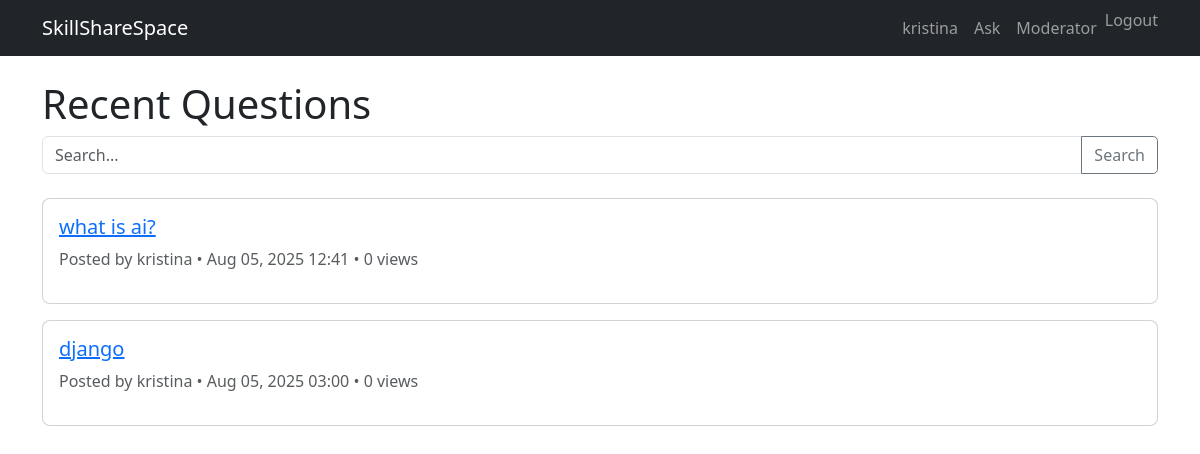
Before: / (signed in) with the older database file.
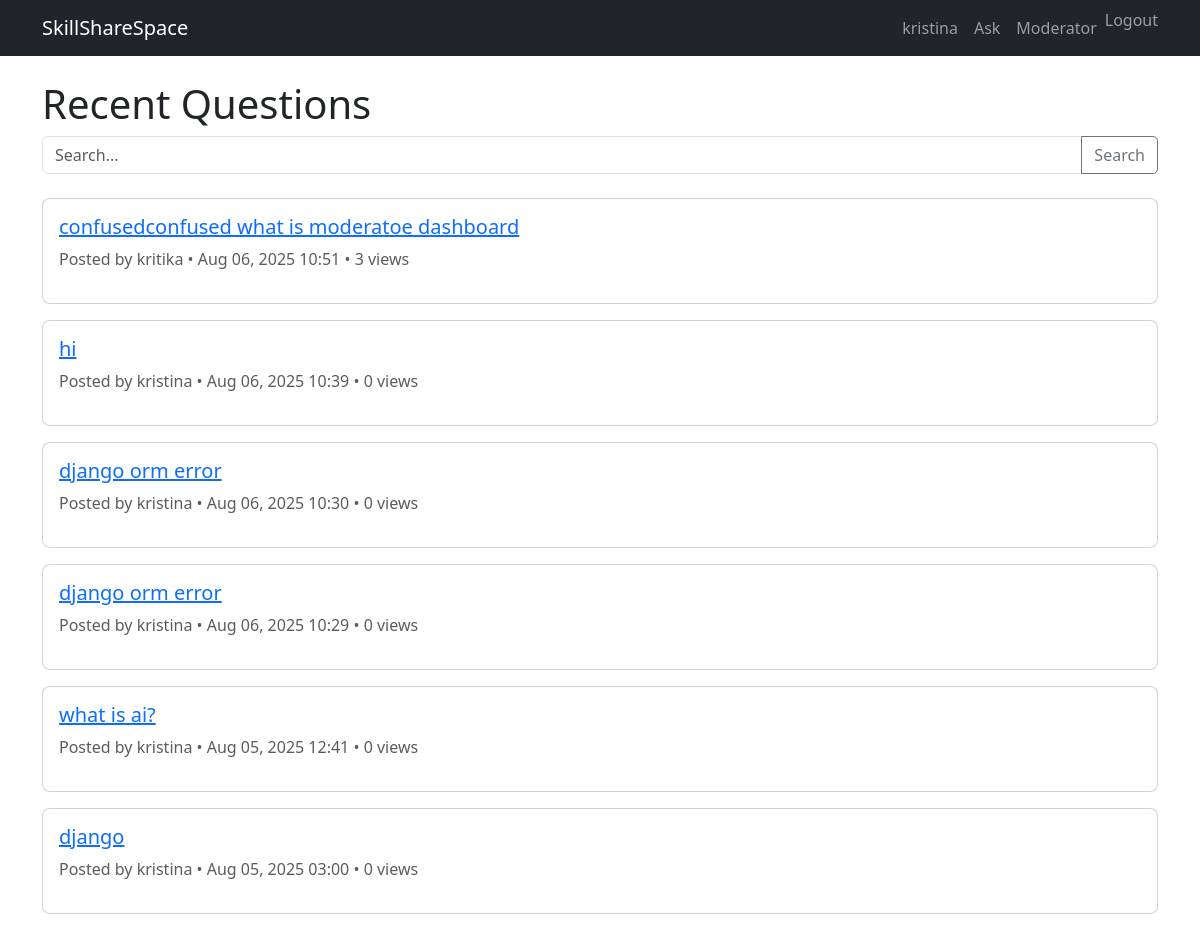
After: the same page with the newer database file.
### skillsharespace_app/models.py (models this page shows, shortened)
class Question(models.Model):
    title = models.CharField(max_length=255)
    body = models.TextField()
    created_at = models.DateTimeField(default=timezone.now)
    updated_at = models.DateTimeField(auto_now=True)
    author = models.ForeignKey(User, on_delete=models.CASCADE)
    approved = models.BooleanField(default=False)
    views = models.PositiveIntegerField(default=0)

### skillsharespace_app/views.py (the view)
# urls.py: path('', views.QuestionListView.as_view(), name='question-list'),
class QuestionListView(ListView):
    model = Question
    context_object_name = 'questions'
    template_name = 'qa/question_list.html'
    def get_queryset(self):
        query = self.request.GET.get('q')
        user = self.request.user
        if user.is_authenticated:
            if user.is_staff:
                qs = Question.objects.all()
            else:
                qs = Question.objects.filter(Q(approved=True) | Q(author=user))
        else:
            qs = Question.objects.filter(approved=True)
        if query:
            qs = qs.filter(Q(title__icontains=query) | Q(body__icontains=query))
        return qs.order_by('-created_at')

### templates/qa/question_list.html (shortened to what this page needs)
{% extends 'qa/base.html' %}
{% block content %}
<h1>Recent Questions</h1>
<form method="get" class="mb-4">
    <div class="input-group">
        <input type="text" name="q" placeholder="Search..." value="{{ request.GET.q }}" class="form-control">
        <button class="btn btn-outline-secondary" type="submit">Search</button>
    </div>
</form>
{% for question in questions %}
    <div class="card mb-3">
        <div class="card-body">
            <h5><a href="{% url 'question-detail' question.pk %}">{{ question.title }}</a></h5>
            <p class="text-muted">
                Posted by {{ question.author }} • {{ question.created_at|date:"M d, Y H:i" }} • {{ question.views }} views
            </p>
        </div>
    </div>
{% empty %}
    <p>No questions found.</p>
{% endfor %}
{% endblock %}

Changed rows visible on the page:
added Question: title "confusedconfused what is moderatoe dashboard", author "kritika", created_at "Aug 06, 2025 10:51", views "3"
added Question: title "hi", author "kristina", created_at "Aug 06, 2025 10:39", views "0"
added Question: title "django orm error", author "kristina", created_at "Aug 06, 2025 10:30", views "0"
added Question: title "django orm error", author "kristina", created_at "Aug 06, 2025 10:29", views "0"
